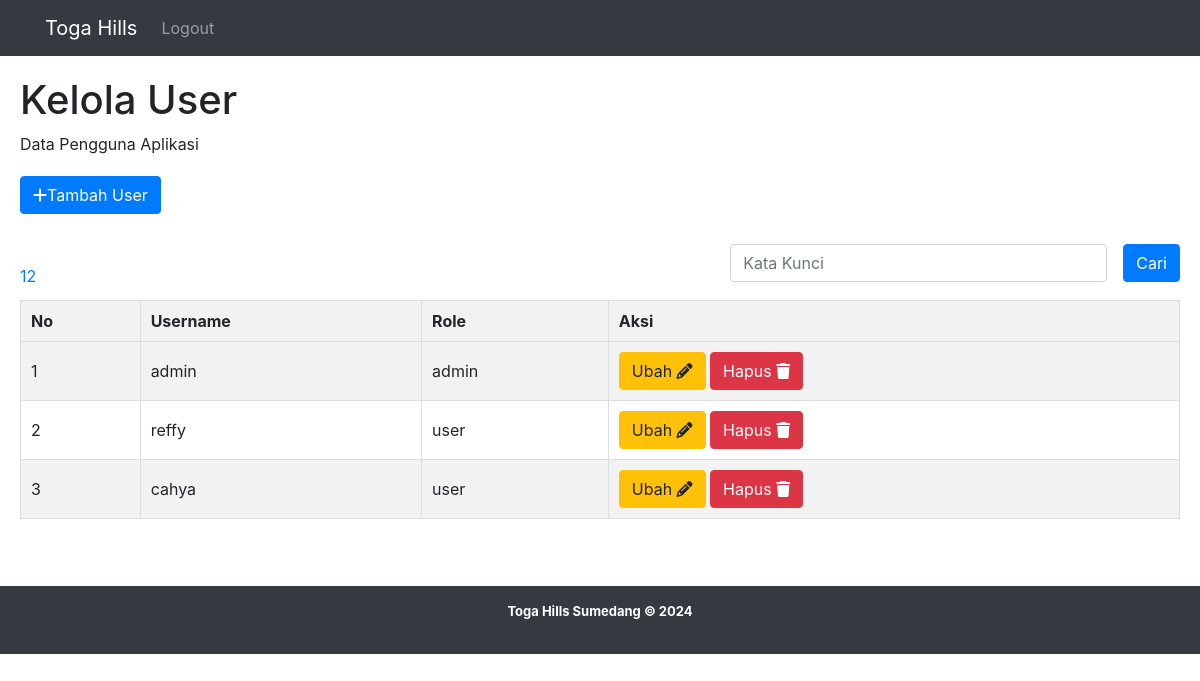
/admin/kelola_user.php, run on the app's committed database.
### tables this page shows
CREATE TABLE `user` (
  `id_user` int(11) NOT NULL,
  `username` varchar(50) NOT NULL,
  `password` varchar(255) NOT NULL,
  `role` enum('admin','user') NOT NULL DEFAULT 'user'
);

### functions.php (called while the page is built, shortened)
<?php
if (!function_exists('query')) {
    function query($conn, $query) {
        $result = mysqli_query($conn, $query);
        $rows = [];
        while ($row = mysqli_fetch_assoc($result)) {
            $rows[] = $row;
        }
        return $rows;
    }
}
?>

### admin/kelola_user.php (the view, shortened to what this page needs)
<?php
include "../header.php";
require '../functions.php';
$jmldataperhalaman = 3;
$jumlahdata = count(query($conn, "SELECT * FROM user"));
$jumlahhalaman = ceil($jumlahdata / $jmldataperhalaman);
$halamanaktif = (isset($_GET["halaman"])) ? $_GET["halaman"] : 1;
$awaldata = ($jmldataperhalaman * $halamanaktif) - $jmldataperhalaman;
$users = query($conn, "SELECT * FROM user LIMIT $awaldata, $jmldataperhalaman");
?>
<!DOCTYPE html>
<html lang="en">
<head>
    <link rel="stylesheet" href="../css/style.css">
    <link rel="stylesheet" href="../asset/fontawesome/css/all.css">
</head>
<body>
    <div class="kelola_user">
        <div class="text">
            <h1>Kelola User</h1>
            <p>Data Pengguna Aplikasi</p>
        </div>
        <a href="tambah_user.php" type="button" class="btn btn-primary"><i class="fa fa-plus"></i>Tambah User</a>
            <div class="wrap">
            <div class="pagination">
                <?php for ($i = 1; $i <= $jumlahhalaman; $i++) : ?>
                <a href="?halaman=<?= $i; ?>"><?php echo $i; ?></a>
            <?php endfor; ?>
            </div>
            <div class="keyword">
            <form class="form-inline" action="" method="POST">
                <div class="form-group mx-sm-3 mb-2">
                    <input type="text" class="form-control" id="keyword" name="keyword" placeholder="Kata Kunci" size="30" autofocus autocomplete="off">
                </div>
                <button type="submit" name="cari" class="btn btn-primary mb-2">Cari</button>
            </form>
        </div>
    </div>
        <table border="1" cellpadding="10" cellspacing="10">
            <tr>
                <th>No</th>
                <th>Username</th>
                <th>Role</th>
                <th>Aksi</th>
            </tr>
            <?php $i = ($halamanaktif - 1) * $jmldataperhalaman + 1; ?>
            <?php foreach ($users as $user) : ?>
                <tr>
                    <td><?php echo $i; ?></td>
                    <td><?php echo $user["username"]; ?></td>
                    <td><?php echo $user["role"]; ?></td>
                    <td>
                        <a href="ubah_user.php?id=<?= $user["id_user"]; ?>" type="button" class="btn btn-warning">Ubah <i class="fa fa-pencil"></i></a>
                        <a href="hapus_user.php?id=<?= $user["id_user"]; ?>" onclick="return confirm('Apakah Anda Yakin?');" type="button" class="btn btn-danger">Hapus <i class="fa fa-trash"></i></a>
                    </td>
                </tr>
                <?php $i++; ?>
            <?php endforeach; ?>
        </table>
    </div>
</body>
</html>
<?php
include "../footer.php";
?>

### css/style.css (style rules this page uses)
* { padding: 0; margin: 0; box-sizing: border-box; }
body { font-family: "Poppins", sans-serif; }
.kelola_user { margin: 20px; height: 490px; }
.kelola_user .text { margin-bottom: 20px; }
.kelola_user .text p { font-size: medium; }
.kelola_user table { margin-top: 10px; width: 100%; border-collapse: collapse; }
.kelola_user table th, .kelola_user table td { padding: 10px; border: 1px solid #ddd; }
.kelola_user table th { background-color: #f2f2f2; }
.kelola_user table tr:nth-child(even) { background-color: #f2f2f2; }
.wrap { display: flex; justify-content: space-between; }
.wrap .pagination { margin-top: 50px; font-size: medium; }
.wrap .keyword { margin-top: 30px; }

### data on the page
user: username "admin", role "admin"
user: username "reffy", role "user"
user: username "cahya", role "user"
